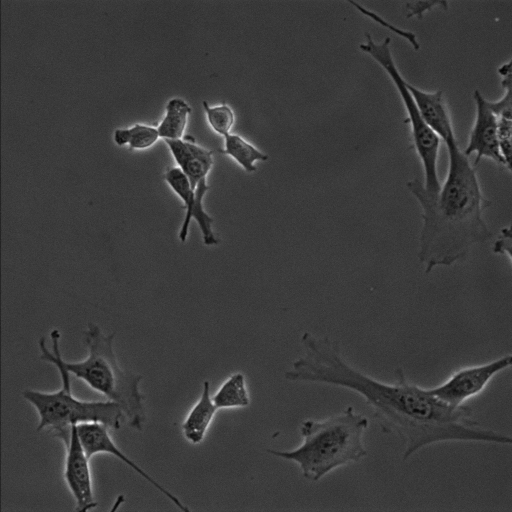
%> input picture 4 Specteral Clustering/cellimage.tif, 512 x 512 px
$ octave CellSegment.m   (GNU Octave 9; MATLAB toolbox functions it lacks are replaced by stand-ins)
%> lines starting %> are read from the running program, lines starting %| are printed output that depends on the picture
### 4 Specteral Clustering/CreateImageGraph.m
function [NL] = CreateImageGraph(U)
    % Set parameter values
    m = size(U,1);
    n = size(U,2);

    sigma_dist = 150;
    sigma_intensity = 0.002;

    % size of the W and D matrix
    length = m*n;
    u = sparse(length,1);

    % Flatten U
    for i = 1:m
        for j = 1:n
            % row-wise flatten
            k = i + (j-1)*m;
            u(k,1) = U(i,j);
        end
    end

    W = sparse(length, length);

    % Calculate weight matrix W
    for i = 1:m
        for j = 1:n

            % Calculate row
            k = i + (j-1)*m;


          % Check neighbourhood of current pixel
          % u i+1 j

          if ( (i+1) < (m+1) )

              % Calculate weight
              exp_1 = -1 * ((norm( [i,j] - [i+1, j] ))^(2)) / sigma_dist;
              row_1 = i + (j-1)*m;
              row_2 = (i+1) + (j-1)*m;
              exp_2 = -1 * ((norm ( u(row_1,1) - u(row_2,1) ) )^(2)) / sigma_intensity;
              W(k, row_2) = (exp(exp_1)) * (exp(exp_2));

          end

          % u i-1 j

          if ( (i-1) > 0 )

              % Calculate weight
              exp_1 = -1 * ((norm( [i,j] - [i-1, j] ))^(2)) / sigma_dist;
              row_1 = i + (j-1)*m;
              row_2 = (i-1) + (j-1)*m;
              exp_2 = -1 * ((norm ( u(row_1,1) - u(row_2,1) ) )^(2)) / sigma_intensity;
              W(k, row_2) = (exp(exp_1)) * (exp(exp_2));

          end


          % u i-1 j-1

          if ( (i-1) > 0 && (j-1) > 0 )

              % Calculate weight
              exp_1 = -1 * ((norm( [i,j] - [i-1, j-1] ))^(2)) / sigma_dist;
              row_1 = i + (j-1)*m;
              row_2 = (i-1) + (j-1-1)*m;
              exp_2 = -1 * ((norm ( u(row_1,1) - u(row_2,1) ) )^(2)) / sigma_intensity;
              W(k, row_2) = (exp(exp_1)) * (exp(exp_2));

          end

          % u i  j-1

          if ( (j-1) > 0 )

              % Calculate weight
              exp_1 = -1 * ((norm( [i,j] - [i, j-1] ))^(2)) / sigma_dist;
              row_1 = i + (j-1)*m;
              row_2 = i + (j-1-1)*m;
              exp_2 = -1 * ((norm ( u(row_1,1) - u(row_2,1) ) )^(2)) / sigma_intensity;
              W(k, row_2) = (exp(exp_1)) * (exp(exp_2));

          end

          % u i+1 j-1

          if ( (i+1) < (m+1) && (j-1) > 0 )

              % Calculate weight
              exp_1 = -1 * ((norm( [i,j] - [i+1, j-1] ))^(2)) / sigma_dist;
              row_1 = i + (j-1)*m;
              row_2 = (i+1) + (j-1-1)*m;
              exp_2 = -1 * ((norm ( u(row_1,1) - u(row_2,1) ) )^(2)) / sigma_intensity;
              W(k, row_2) = (exp(exp_1)) * (exp(exp_2));

          end

          % u i-1 j+1

          if ( (i-1) > 0 && (j+1) < (n+1) )

              % Calculate weight
              exp_1 = -1 * ((norm( [i,j] - [i-1, j+1] ))^(2)) / sigma_dist;
              row_1 = i + (j-1)*m;
              row_2 = (i-1) + (j-1+1)*m;
              exp_2 = -1 * ((norm ( u(row_1,1) - u(row_2,1) ) )^(2)) / sigma_intensity;
              W(k, row_2) = (exp(exp_1)) * (exp(exp_2));

          end

          % u i j+1

          if ( (j+1) < (n+1) )

             % Calculate weight
              exp_1 = -1 * ((norm( [i,j] - [i, j+1] ))^(2)) / sigma_dist;
              row_1 = i + (j-1)*m;
              row_2 = i + (j-1+1)*m;
              exp_2 = -1 * ((norm ( u(row_1,1) - u(row_2,1) ) )^(2)) / sigma_intensity;
              W(k, row_2) = (exp(exp_1)) * (exp(exp_2));

          end

          % u i+1 j+1

          if ( (i+1) < (m+1) && (j+1) < (n+1) )

              % Calculate weight
              exp_1 = -1 * ((norm( [i,j] - [i+1, j+1] ))^(2)) / sigma_dist;
              row_1 = i + (j-1)*m;
              row_2 = (i+1) + (j-1+1)*m;
              exp_2 = -1 * ((norm ( u(row_1,1) - u(row_2,1) ) )^(2)) / sigma_intensity;
              W(k, row_2) = (exp(exp_1)) * (exp(exp_2));

          end

        end
    end


    % Calculate degree D based on weight matrix W
    D = sparse(length, length);

    for i = 1:length
        D(i,i) = sum(W(i,:));
    end


    % Calculate normalized Laplacian
    NL = speye(length) - (D^(-1/2) * W * (D^(-1/2)));

end

### 4 Specteral Clustering/CellSegment.m
%
% CS475/675: Assignment 4
%
%   Cell image segmentation
%


%
% Read in a block from a cell image
%
U = imread('cellimage.tif');
%> U is the input picture: size 512x512 uint16; min 5064, max 44824, mean 14591.3
U = U(90:190,190:290);
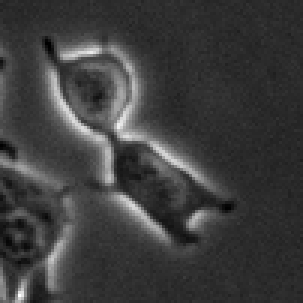
%> U: size 101x101 uint16 (shown 3 times larger); min 8856, max 40344, mean 16472.2; drawn with min black and max white
U = double(U);
%> U: size 101x101 double
U = U/max(U(:));
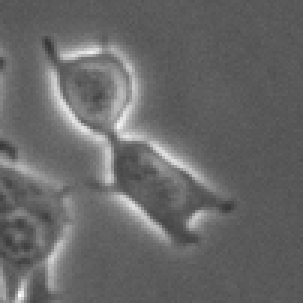
%> U: size 101x101 double (shown 3 times larger); min 0.22, max 1, mean 0.408


%
% Create the normalized graph Laplacian from image U
% You will need to implement this function for ***part (a).***

NL = CreateImageGraph(U);
%> after the loop in CreateImageGraph, `for i = 1:m`: exp_1 = -0.00667; exp_2 = -0.0501; row_1 = 10201; row_2 = 10100
%> (the run ends here)
